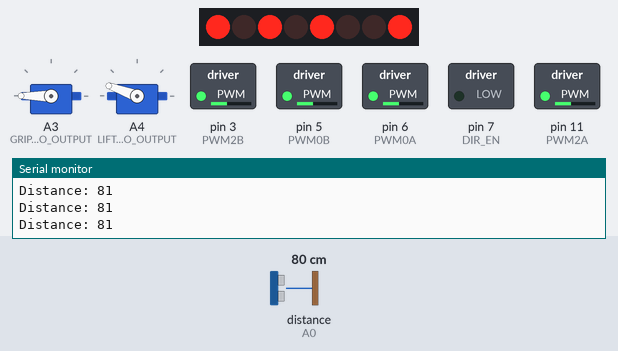
A sketch run on a simulated Arduino Uno, built with avr-gcc and run on an emulated ATmega328P. Shown: 8 shift-register outputs drawn as a row of LEDs (first output left, lit = HIGH), 2 × servo, switched loads named in the sketch (green lamp = pin HIGH), the last lines printed to the serial monitor. Wiring (inferred from the names in the program): shift register (74HC595): data pin 8; shift clock pin 4; latch pin 12. Wiring (inferred from the signals the program sends): row of LEDs: on Q0, Q1, Q2, Q3, Q4, Q5, Q6, Q7. The inputs (shaded band) are chosen by the test bench; at power-on: distance to the obstacle (sensor on A0) 80 cm. The echo pulse lasts 58.3 µs per cm; pins used as bus, display or sensor lines are not drawn.

Above: at 1.2 s.
1.3 s: distance to the obstacle (sensor on A0) set to 12 cm
At 2.3 s:
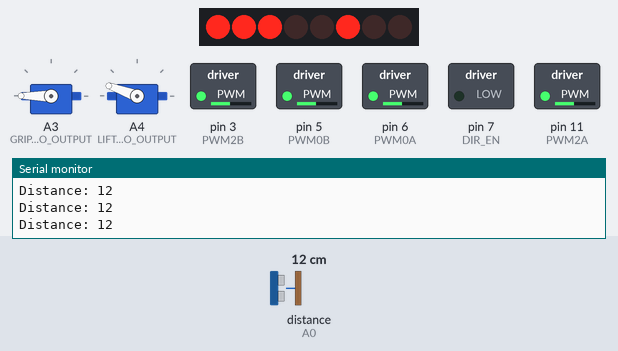
2.8 s: distance to the obstacle (sensor on A0) set to 9 cm
At 4.5 s:
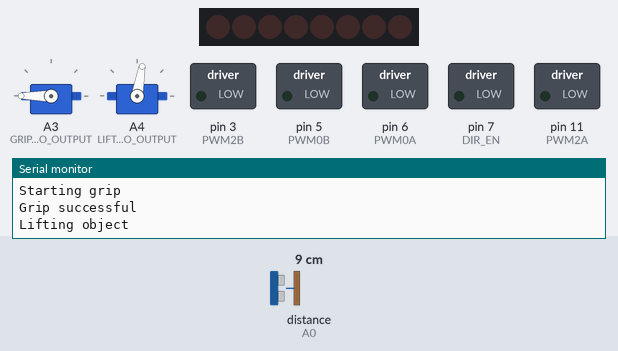
Timing chart, 0 to 6.0 s (numbered marks = the images above; inputs shaded):
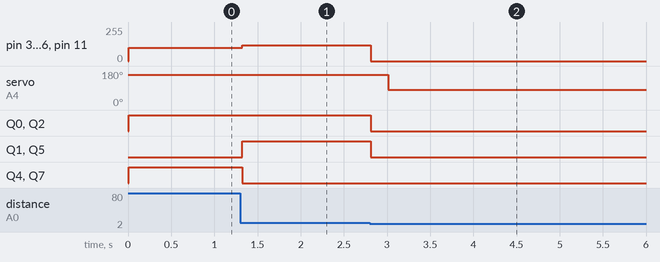

Measured:
- the behaviour switches between 11 and 10 cm on distance to the obstacle (sensor on A0) (found by bisection; images 1 and 2)
- after the input at 1.3 s, pin 3 (PWM2B), pin 5 (PWM0B), pin 6 (PWM0A), pin 11 (PWM2A): 100/255 → 120/255 at once; Q1, Q5: LOW → HIGH at once; Q4, Q7: HIGH → LOW at once
- after the input at 2.8 s, pin 3 (PWM2B), pin 5 (PWM0B), pin 6 (PWM0A), pin 11 (PWM2A): 120/255 → 0/255 at once; servo on A4 (LIFT_SERVO_OUTPUT): 160° → 80° after 0.21 s; Q0–2, Q5: HIGH → LOW at once

The sketch:

FULL_CODE.ino
```cpp
// Library used with the ultrasonic distance sensor to interpret the signals
#include <NewPing.h>
#include <Servo.h>

Servo myservo1;  // gripping servo
Servo myservo2;  // lifting servo

//Pin definitions for the necessary inputs and outputs
#define GRIP_SERVO_OUTPUT A3
#define LIFT_SERVO_OUTPUT A4
#define FORCE_SENSOR A5

#define ECHO_PIN A0
#define TRIGGER_PIN A1
#define MAX_DISTANCE 150 //Max sensing distance for the distance sensor library

//Pin associations that the distance sensor library will communicate with
NewPing sonar(TRIGGER_PIN, ECHO_PIN, MAX_DISTANCE);

//Default pin connections and binary movement settings from the LAFVIN motor control shield code
const int PWM2A = 11;
const int PWM2B = 3;
const int PWM0A = 6;
const int PWM0B = 5;
const int DIR_CLK = 4;
const int DIR_EN = 7;
const int DATA = 8;
const int DIR_LATCH = 12;

//All of these movement numbers can be composed into a sequence of binary values that corresponds to HIGH and LOW movements
const int Move_Forward = 39;
const int Move_Backward = 216;
const int Left_Move = 116;
const int Right_Move = 139;
const int Right_Rotate = 149;
const int Left_Rotate = 106;
const int Stop = 0;
const int Upper_Left_Move = 36;
const int Upper_Right_Move = 3;
const int Lower_Left_Move = 80;
const int Lower_Right_Move = 136;
const int Drift_Left = 20;
const int Drift_Right = 10;

//Movement settings
int Speed1 = 255;
int Speed2 = 255;
int Speed3 = 255;
int Speed4 = 255;

//Servo incremental movement amount
int movement_amount = 5;

const int OBJECT_DETECTION_DISTANCE = 50; //Max detection range, different from library max distance above
const int GRIP_DISTANCE = 10; //When the object is at or within this range, the grip function will be called
const int FORCE_THRESHOLD = 400; //Analog sensor threshold for the force sensor

//Servo start and max positions for the grip and lifting servos
const int GRIP_START_POS = 180;
const int GRIP_MIN_POS = 90;

const int LIFT_START_POS = 160;
const int LIFT_UP_POS = 80;

bool taskComplete = false; //Boolean constant to be referenced by later if statements

void setup() {
  Serial.begin(9600);
  //From provided LAFVIN code, specifies type that the pin connection will be
  pinMode(DIR_CLK, OUTPUT);
  pinMode(DATA, OUTPUT);
  pinMode(DIR_EN, OUTPUT);
  pinMode(DIR_LATCH, OUTPUT);
  pinMode(PWM0B, OUTPUT);
  pinMode(PWM0A, OUTPUT);
  pinMode(PWM2A, OUTPUT);
  pinMode(PWM2B, OUTPUT);
  //Voltage from the force sensor will be interpreted by the Arduino
  pinMode(FORCE_SENSOR, INPUT);

  //Communication with the library so that it knows what pins to send the servo signals to
  //Two different prefixes are used, allowing for the servos to be communicated with separately
  myservo1.attach(GRIP_SERVO_OUTPUT);
  myservo2.attach(LIFT_SERVO_OUTPUT);
  //Writes the starting position
  myservo1.write(GRIP_START_POS);
  myservo2.write(LIFT_START_POS);
  //Moves to a set initial location (Kind of a relic of the former code)
  // Motor(Move_Forward, 255, 255, 255, 255);
  // delay(1300);
  // Motor(Stop, 0, 0, 0, 0);
}

void loop() {
  if (taskComplete == false) {
    collisionDetection(30000);
  } else {
    Motor(Stop, 0, 0, 0, 0);
  }
}

//Provided LAFVIN motor movement function. Writes the binary direction consisting of HIGH and LOW signals and then the speed for each motor
void Motor(int Dir, int Speed1, int Speed2, int Speed3, int Speed4) {
  analogWrite(PWM2A, Speed1);
  analogWrite(PWM2B, Speed2);
  analogWrite(PWM0A, Speed3);
  analogWrite(PWM0B, Speed4);

  digitalWrite(DIR_LATCH, LOW);
  shiftOut(DATA, DIR_CLK, MSBFIRST, Dir);
  digitalWrite(DIR_LATCH, HIGH);
}

//Function created for the BOOP project that looks for an object, detects it, and moves toward it
//Ranges have been edited to be condusive with grip function
//Only argument is the time that it will run for in the loop
void collisionDetection(unsigned long duration_ms) {
  unsigned long startTime = millis(); //Millis counter that will run in the background to prevent code bocking

  //While loop that runs while the time is less than the specified time and the task has not been completed
  while (millis() - startTime < duration_ms && taskComplete == false) {
    unsigned long elapsed = millis() - startTime; //Difference integer for accurate time tracking
    int distance = sonar.ping_cm(); //Employs the sonar library to take measurements of the distance and then associates with variable
                                    //To be compared to in later if statements

    Serial.print("Distance: "); //Prints distance for accuracy testing purposes
    Serial.println(distance);


    // If close enough, stop and pick up object
    if (distance > 0 && distance <= GRIP_DISTANCE) {
      Motor(Stop, 0, 0, 0, 0);
      delay(200);

      if (GripFunction()) { //If grip function has been completed, lift the object some amount
        LiftFunction();
        taskComplete = true; //Exits loop and stops car moving as in the main loop, the car only moves if this variable is "false"
      }

      return;
    }

    //If object has been detected but is outside of the grip distance, it will move toward it
    else if (distance > GRIP_DISTANCE && distance < OBJECT_DETECTION_DISTANCE) {
      Motor(Move_Forward, 120, 120, 120, 120);
    }

    // Default search behavior: rotate while detecting
    else {
      Motor(Right_Rotate, 100, 100, 100, 100);
    }

    delay(30); //Delay because alternating readings of 0 and accurate values were occurring, causing the car to malfunction
  }
  //If the loop isn't running, meaning function has been achieved, car wont move
  Motor(Stop, 0, 0, 0, 0);
}

//Function that will run when grip proximity has been achieved
//Claws will close on object by using the associated servo motor until force threshold has been reached
bool GripFunction() {
  int servoPos = GRIP_START_POS; //Initial servo position from setup code section
  int force_reading = analogRead(FORCE_SENSOR);

  Serial.println("Starting grip"); //For troubleshooting

  //Analog reading of force sensor increases as force increases so when it is less, sufficient grip has not been achieved
  while (force_reading < FORCE_THRESHOLD) {
    servoPos -= movement_amount; //Incremental count for motor movement
    servoPos = constrain(servoPos, GRIP_MIN_POS, GRIP_START_POS); //Limits the movement of the servo to the min and max domain

    //Library moves the motor
    myservo1.write(servoPos);
    delay(80);
    //Take another reading to check if motion should continue
    force_reading = analogRead(FORCE_SENSOR);

    Serial.print("Force reading: ");
    Serial.print(force_reading);
    Serial.print(" | Grip servo position: ");
    Serial.println(servoPos);
    //If outside of range, stop moving
    if (servoPos <= GRIP_MIN_POS) {
      break;
    }
  }
  //Stops function from running after the threshold has been exceeding, indicating that a sufficient hold has been achieved
  if (force_reading >= FORCE_THRESHOLD) {
    Serial.println("Grip successful");
    return true;
  } else {
    Serial.println("Grip failed");
    LiftFunction();
    //Set movement amount to move object to other location
    Motor(Move_Backward, 120, 120, 120, 120);
    delay(1500);
    Motor(Stop, 0, 0, 0, 0);
    //Writes to start position, dropping object
    myservo1.write(GRIP_START_POS);
    myservo2.write(LIFT_START_POS);

    return false;
  }
}
//Short lift function that will pick up object after grip has been achieved, to be called in collision detection function
void LiftFunction() {
  Serial.println("Lifting object");
  myservo2.write(LIFT_UP_POS);
  //Incrementally lifts object until threshold has been achieved
  // for (int pos = LIFT_START_POS; pos <= LIFT_UP_POS; pos += 2) {
  //   myservo2.write(pos);
  //   delay(30);
  // }

  Motor(Stop, 0, 0, 0, 0);
}
```
